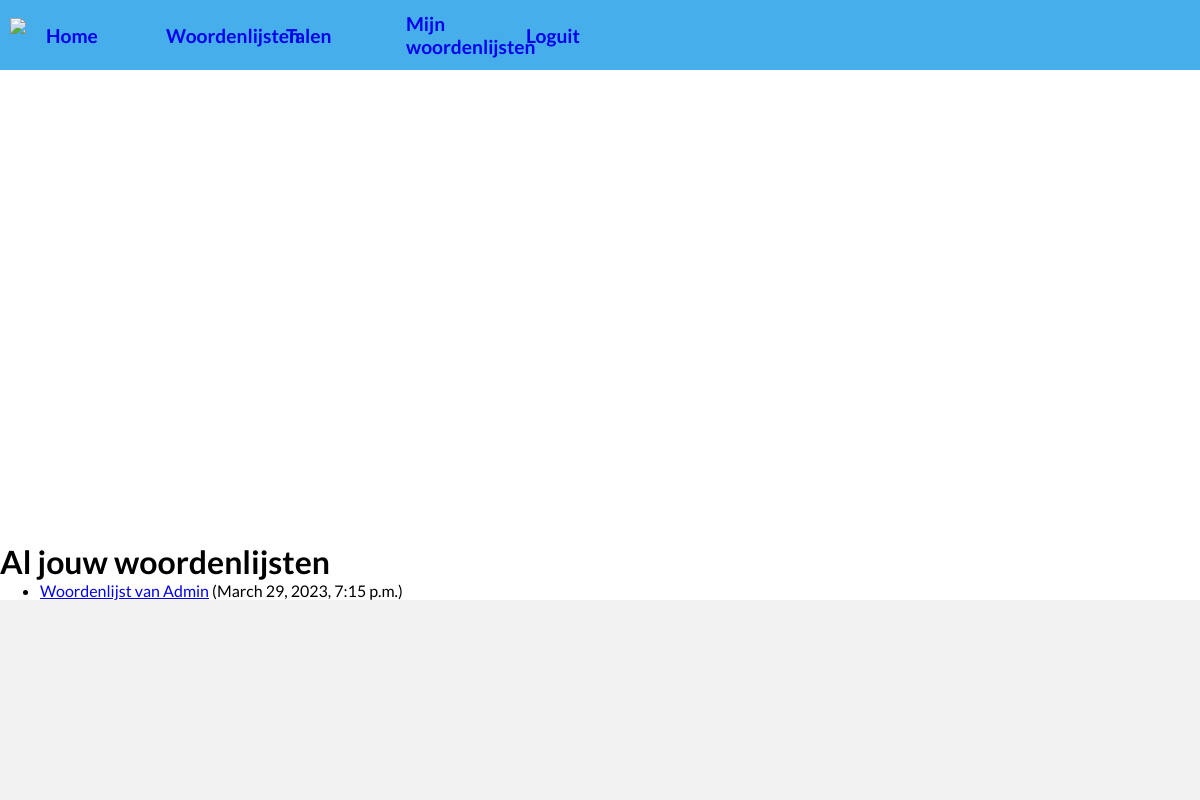
The app's page /quiz/my_wordlists/ (signed in) with its own data.
### quiz/models.py (models this page shows, shortened)
class Wordlist(models.Model):
    owner = models.ForeignKey(
        settings.AUTH_USER_MODEL, related_name='wordlists', on_delete=models.SET_NULL, null=True)
    name = models.CharField(max_length=200)
    date_published = models.DateTimeField('date published', default=now)
    materials = models.ManyToManyField(Translation, through='Material')
    VISIBILITY_STATUS = (
        ('pr', 'Private'),
        ('pl', 'Public'),
        ('re', 'Under review'),
    )
    visibility = models.CharField(
        max_length=2,
        choices=VISIBILITY_STATUS,
        default='pr',
        help_text='Visibily status',
    )
    def get_absolute_url(self):
        return reverse('wordlist-detail', kwargs={"pk": self.pk})

### quiz/views.py (the view)
# urls.py: path('my_wordlists/', views.WordlistFromUserListView.as_view(),
class WordlistFromUserListView(LoginRequiredMixin, generic.ListView):
    model = Wordlist
    template_name = 'quiz/wordlist_personal_list.html'
    paginate_by = 10
    context_object_name = 'wordlists'
    def get_queryset(self):
        return (
            Wordlist.objects.filter(owner=self.request.user)
            .order_by('name')
        )

### quiz/templates/quiz/wordlist_personal_list.html (shortened to what this page needs)
{% extends 'quiz/base_generic.html' %}
{% block content %}
    <h1>Al jouw woordenlijsten</h1>
    {% if wordlists %}
        <ul>
        {% for wordlist in wordlists %}
            <li><a href="{{ wordlist.get_absolute_url }}">{{ wordlist.name }}</a> ({{ wordlist.date_published }})</li>
        {% endfor %}
        </ul>
    {% else %}
        <p>Je hebt nog geen woordenlijsten gemaakt</p>
    {% endif %}
{% endblock content %}

### quiz/static/quiz/css/base.css (style rules this page uses)
:root { --bg-color: white; }
* { margin: 0; box-sizing: border-box; }
body { background-color: var(--bg-color); font-family: 'Lato', sans-serif; display: grid; grid-template-rows: auto 1fr auto; min-height: 100vh; }

### records on screen
Wordlist: name "Woordenlijst van Admin", date_published "March 29, 2023, 7:15 p.m."
